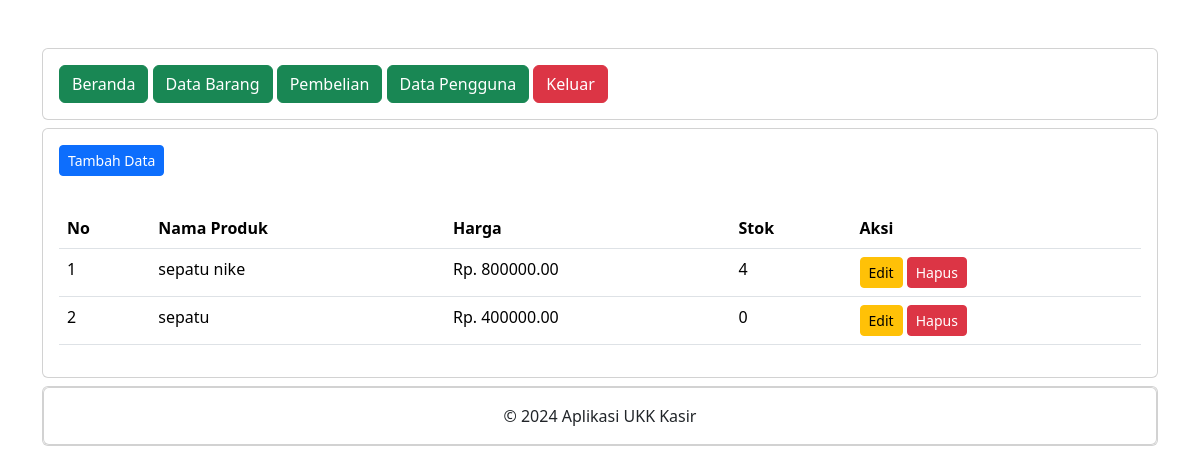
Page /administrator/data_barang.php (signed in) on the committed database.
### tables this page shows
CREATE TABLE `produk` (
  `ProdukID` int(11) NOT NULL,
  `NamaProduk` varchar(225) NOT NULL,
  `Harga` decimal(10,2) NOT NULL,
  `Stok` int(11) NOT NULL
);

### administrator/data_barang.php (the view, shortened to what this page needs)
<?php
include "header.php";
include "navbar.php";
?>
<div class="card mt-2">
 <div class="card-body">
    <button type="button" class="btn btn-primary btn-sm" data-bs-toggle="modal" data-bs-target="#tambah-data">
    Tambah Data
    </button>
 </div>
 <div class="card-body">
 <table class="table">
    <thead>
      <tr>
        <th>No</th>
        <th>Nama Produk</th>
        <th>Harga</th>
        <th>Stok</th>
        <th>Aksi</th>
      </tr>
    </thead>
    <tbody>
   <?php
   include '../koneksi.php';
   $no = 1;
   $data = mysqli_query($koneksi,"select * from produk");
   while($d = mysqli_fetch_array($data)){
    ?>
    <tr>
     <td><?php echo $no++; ?></td>
     <td><?php echo $d['NamaProduk']; ?></td>
     <td>Rp. <?php echo $d['Harga']; ?></td>
     <td><?php echo $d['Stok']; ?></td>
     <td>
      <button type="button" class="btn btn-warning btn-sm" data-bs-toggle="modal" data-bs-target="#edit-data<?php echo $d['ProdukID']; ?>">
     Edit
    </button>
    <button type="button" class="btn btn-danger btn-sm" data-bs-toggle="modal" data-bs-target="#hapus-data<?php echo $d['ProdukID']; ?>">
     Hapus
    </button>
     </td>
    </tr>
   <?php } ?>
  </tbody>
 </table>
 </div>
</div>
<?php
include "footer.php";
?>

### rows in the picture
produk: NamaProduk "sepatu nike", Harga "800000.00", Stok "4"
produk: NamaProduk "sepatu", Harga "400000.00", Stok "0"
